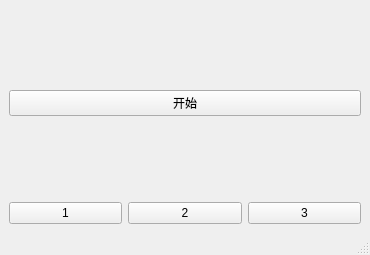
<?xml version="1.0" encoding="UTF-8"?>
<ui version="4.0">
 <class>MainWindow</class>
 <widget class="QMainWindow" name="MainWindow">
  <property name="geometry">
   <rect>
    <x>0</x>
    <y>0</y>
    <width>370</width>
    <height>255</height>
   </rect>
  </property>
  <property name="windowTitle">
   <string>MainWindow</string>
  </property>
  <widget class="QWidget" name="centralwidget">
   <layout class="QGridLayout" name="gridLayout_2">
    <item row="0" column="0">
     <layout class="QVBoxLayout" name="verticalLayout">
      <item>
       <widget class="QLabel" name="Show">
        <property name="text">
         <string> </string>
        </property>
       </widget>
      </item>
      <item>
       <widget class="QPushButton" name="Start">
        <property name="text">
         <string>开始</string>
        </property>
       </widget>
      </item>
      <item>
       <layout class="QGridLayout" name="gridLayout">
        <item row="0" column="0">
         <widget class="QLabel" name="a1">
          <property name="text">
           <string> </string>
          </property>
         </widget>
        </item>
        <item row="0" column="1">
         <widget class="QLabel" name="a2">
          <property name="text">
           <string> </string>
          </property>
         </widget>
        </item>
        <item row="0" column="2">
         <widget class="QLabel" name="a3">
          <property name="text">
           <string> </string>
          </property>
         </widget>
        </item>
       </layout>
      </item>
      <item>
       <layout class="QHBoxLayout" name="horizontalLayout">
        <item>
         <widget class="QPushButton" name="b1">
          <property name="text">
           <string>1</string>
          </property>
         </widget>
        </item>
        <item>
         <widget class="QPushButton" name="b2">
          <property name="text">
           <string>2</string>
          </property>
         </widget>
        </item>
        <item>
         <widget class="QPushButton" name="b3">
          <property name="text">
           <string>3</string>
          </property>
         </widget>
        </item>
       </layout>
      </item>
     </layout>
    </item>
   </layout>
  </widget>
  <widget class="QMenuBar" name="menubar">
   <property name="geometry">
    <rect>
     <x>0</x>
     <y>0</y>
     <width>370</width>
     <height>22</height>
    </rect>
   </property>
  </widget>
  <widget class="QStatusBar" name="statusbar"/>
 </widget>
 <resources/>
 <connections/>
</ui>
